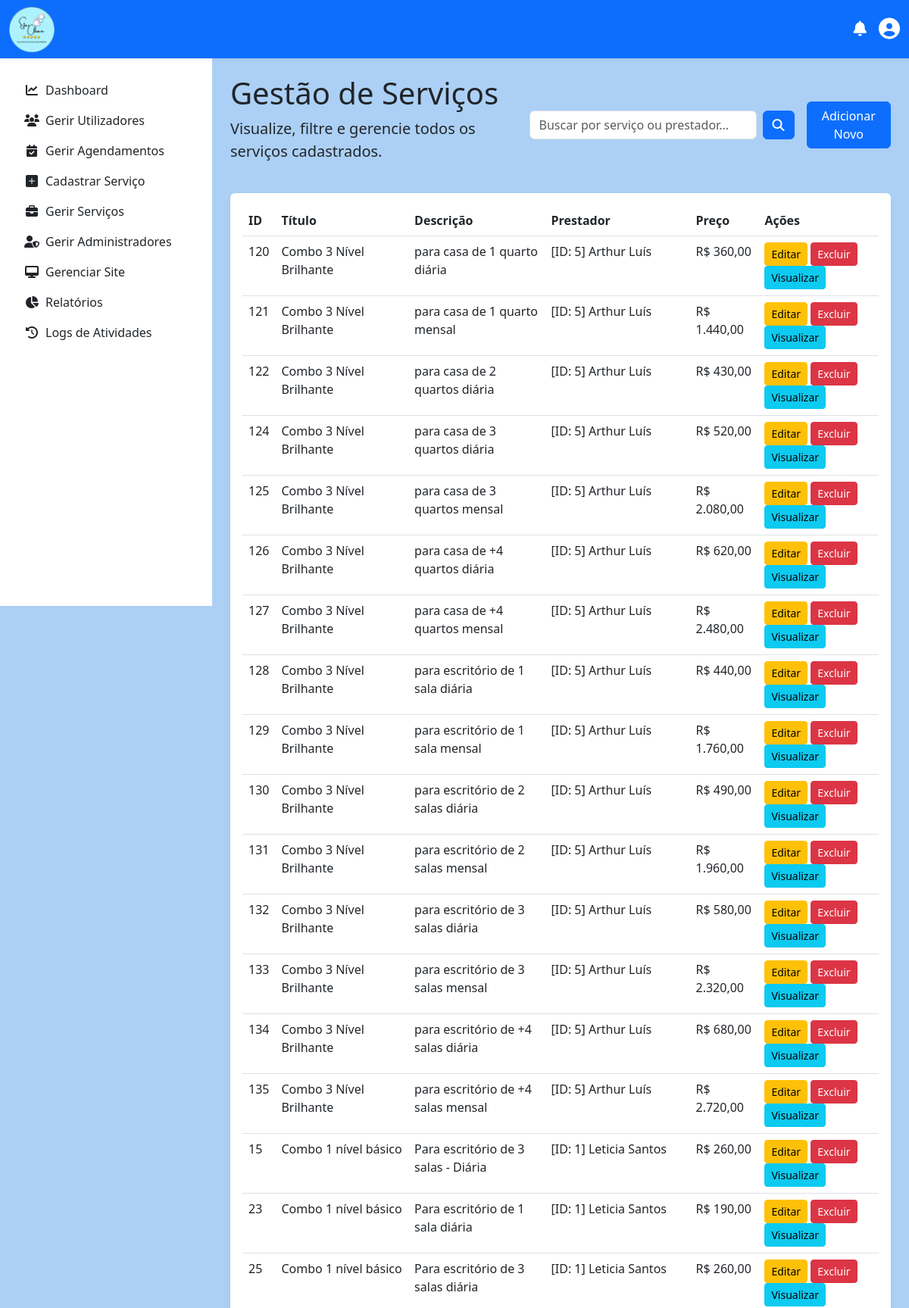
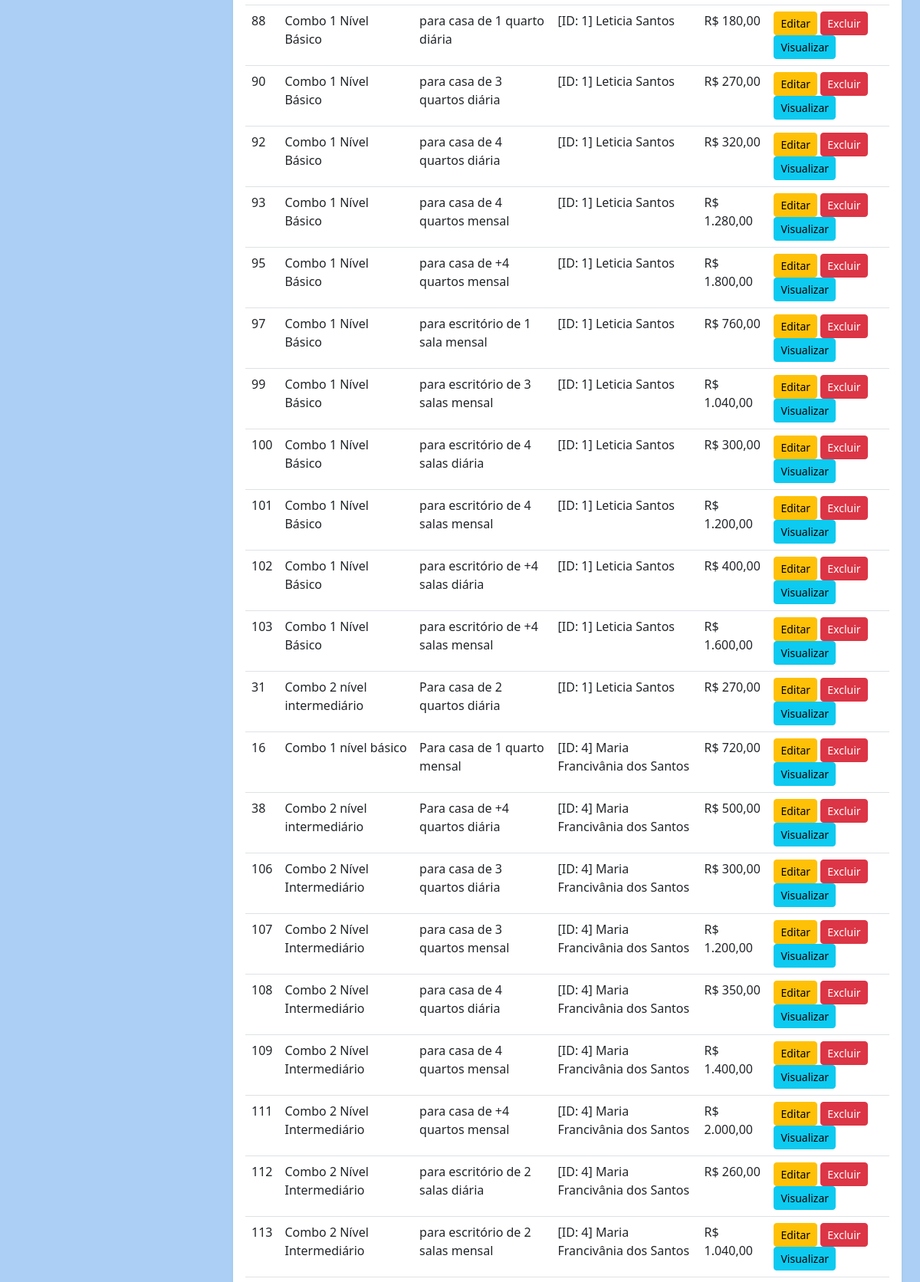
The page /admin/gerir_servicos.php (signed in, upper part) on the database its author committed (2 pictures, top to bottom).
### tables this page shows
CREATE TABLE `servico` (
  `id` int(11) NOT NULL,
  `titulo` varchar(100) NOT NULL,
  `descricao` text NOT NULL,
  `preco` double NOT NULL,
  `duracao_estimada` time DEFAULT NULL,
  `prestador_id` int(11) NOT NULL,
  `oculto` tinyint(1) NOT NULL DEFAULT 0 COMMENT '0 = visível, 1 = oculto'
);

CREATE TABLE `prestador` (
  `id` int(11) NOT NULL,
  `nome` varchar(100) NOT NULL,
  `sobrenome` varchar(100) NOT NULL,
  `cpf` varchar(18) NOT NULL,
  `email` varchar(150) NOT NULL,
  `telefone` varchar(20) NOT NULL,
  `especialidade` varchar(100) NOT NULL,
  `password` varchar(255) NOT NULL,
  `receber_notificacoes_email` tinyint(1) NOT NULL DEFAULT 1,
  `descricao` text NOT NULL,
  `criado_em` timestamp NOT NULL DEFAULT current_timestamp(),
  `atualizado_em` timestamp NOT NULL DEFAULT current_timestamp() ON UPDATE current_timestamp(),
  `Administrador_id` int(11) NOT NULL
);

### admin/gerir_servicos.php (the view, shortened to what this page needs)
<?php
$servicos = [];
$termo_busca = $_GET['q'] ?? '';
try {
    $pdo = obterConexaoPDO();
    $params = [];
    $sql = "SELECT s.id, s.titulo, s.descricao, s.preco, p.nome AS nome_prestador, p.id AS prestador_id
         FROM Servico s
         JOIN Prestador p ON s.prestador_id = p.id";
    $sql .= " ORDER BY p.nome, s.titulo ASC";
    $stmt = $pdo->prepare($sql);
    $stmt->execute($params);
    $servicos = $stmt->fetchAll(PDO::FETCH_ASSOC);
} catch (PDOException $e) {
    error_log("Erro ao buscar os serviços do Admin: " . $e->getMessage());
    $mensagem_erro = '<div class="alert alert-danger">Erro ao carregar a lista de serviços.</div>';
}
include '../includes/header.php';
include '../includes/navbar_logged_in.php';
?>
        <?php include '../includes/menu.php'; ?>
<main class="d-flex">
    <?php include '../includes/sidebar.php'; ?>
    <div class="container-fluid p-4 flex-grow-1">
        <div class="d-flex justify-content-between align-items-center mb-4">
            <div>
                <h1>Gestão de Serviços</h1>
                <p class="lead">Visualize, filtre e gerencie todos os serviços cadastrados.</p>
            </div>
            <form method="GET" action="gerir_servicos.php" class="d-flex align-items-center">
                <input class="form-control me-2" type="search" name="q" placeholder="Buscar por serviço ou prestador..." value="<?= htmlspecialchars($termo_busca) ?>" style="width: 300px;">
                <button class="btn btn-primary" type="submit"><i class="fas fa-search"></i></button>
            </form>
            <a href="adicionar_servico.php" class="btn btn-primary ms-3">Adicionar Novo</a>
        </div>
        <div class="card border-0 shadow-sm">
            <div class="card-body">
                <div class="table-responsive">
                    <table class="table table-hover">
                        <thead>
                            <tr>
                                <th>ID</th>
                                <th>Título</th>
                                <th>Descrição</th>
                                <th>Prestador</th>
                                <th>Preço</th>
                                <th>Ações</th>
                            </tr>
                        </thead>
                        <tbody>
                            <?php if (empty($servicos)): ?>
                                <tr>
                                    <td colspan="6" class="text-center">Nenhum serviço cadastrado no sistema.</td>
                                </tr>
                            <?php else: ?>
                                <?php foreach ($servicos as $servico): ?>
                                    <tr>
                                        <td><?= htmlspecialchars($servico['id']) ?></td>
                                        <td><?= htmlspecialchars($servico['titulo']) ?></td>
                                        <td><?= htmlspecialchars($servico['descricao']) ?></td>
                                        <td>[ID: <?= htmlspecialchars($servico['prestador_id']) ?>] <?= htmlspecialchars($servico['nome_prestador']) ?></td>
                                        <td>R$ <?= number_format($servico['preco'], 2, ',', '.') ?></td>
                                        <td>
                                            <a href="editar_servico.php?id=<?= $servico['id'] ?>" class="btn btn-sm btn-warning">Editar</a>
                                            <a href="excluir_servico.php?id=<?= $servico['id'] ?>" class="btn btn-sm btn-danger" onclick="return confirm('Tem certeza que deseja EXCLUIR este serviço? Esta ação é permanente.');">Excluir</a>
                                            <a href="vizualizar_servico.php?id=<?= $servico['id'] ?>" class="btn btn-sm btn-info">Visualizar</a>
                                        </td>
                                    </tr>
                                <?php endforeach; ?>
                            <?php endif; ?>
                        </tbody>
                    </table>
                </div>
            </div>
        </div>
    </div>
</main>
<?php include '../includes/footer.php'; ?>

### includes/star_clean.css (style rules this page uses)
body { padding-top: 75px; }
.card-body { min-height: 220px; }
.card { transition: transform 0.3s ease, box-shadow 0.3s ease; }
@media (min-width: 768px) { main.d-flex > .flex-grow-1 { margin-left: 280px; } }
main.d-flex { flex-grow: 1; }

### rows shown on the page
servico: id "120", titulo "Combo 3 Nível Brilhante", descricao "para casa de 1 quarto diária", prestador "5", prestador.nome "Arthur Luís", preco "360,00"
servico: id "121", titulo "Combo 3 Nível Brilhante", descricao "para casa de 1 quarto mensal", prestador "5", prestador.nome "Arthur Luís", preco "1.440,00"
servico: id "122", titulo "Combo 3 Nível Brilhante", descricao "para casa de 2 quartos diária", prestador "5", prestador.nome "Arthur Luís", preco "430,00"
servico: id "124", titulo "Combo 3 Nível Brilhante", descricao "para casa de 3 quartos diária", prestador "5", prestador.nome "Arthur Luís", preco "520,00"
servico: id "125", titulo "Combo 3 Nível Brilhante", descricao "para casa de 3 quartos mensal", prestador "5", prestador.nome "Arthur Luís", preco "2.080,00"
servico: id "126", titulo "Combo 3 Nível Brilhante", descricao "para casa de +4 quartos diária", prestador "5", prestador.nome "Arthur Luís", preco "620,00"
servico: id "127", titulo "Combo 3 Nível Brilhante", descricao "para casa de +4 quartos mensal", prestador "5", prestador.nome "Arthur Luís", preco "2.480,00"
servico: id "128", titulo "Combo 3 Nível Brilhante", descricao "para escritório de 1 sala diária", prestador "5", prestador.nome "Arthur Luís", preco "440,00"
servico: id "129", titulo "Combo 3 Nível Brilhante", descricao "para escritório de 1 sala mensal", prestador "5", prestador.nome "Arthur Luís", preco "1.760,00"
servico: id "130", titulo "Combo 3 Nível Brilhante", descricao "para escritório de 2 salas diária", prestador "5", prestador.nome "Arthur Luís", preco "490,00"
servico: id "131", titulo "Combo 3 Nível Brilhante", descricao "para escritório de 2 salas mensal", prestador "5", prestador.nome "Arthur Luís", preco "1.960,00"
servico: id "132", titulo "Combo 3 Nível Brilhante", descricao "para escritório de 3 salas diária", prestador "5", prestador.nome "Arthur Luís", preco "580,00"
servico: id "133", titulo "Combo 3 Nível Brilhante", descricao "para escritório de 3 salas mensal", prestador "5", prestador.nome "Arthur Luís", preco "2.320,00"
servico: id "134", titulo "Combo 3 Nível Brilhante", descricao "para escritório de +4 salas diária", prestador "5", prestador.nome "Arthur Luís", preco "680,00"
servico: id "135", titulo "Combo 3 Nível Brilhante", descricao "para escritório de +4 salas mensal", prestador "5", prestador.nome "Arthur Luís", preco "2.720,00"
servico: id "15", titulo "Combo 1 nível básico", descricao "Para escritório de 3 salas - Diária", prestador "1", prestador.nome "Leticia Santos", preco "260,00"
servico: id "23", titulo "Combo 1 nível básico", descricao "Para escritório de 1 sala diária", prestador "1", prestador.nome "Leticia Santos", preco "190,00"
servico: id "25", titulo "Combo 1 nível básico", descricao "Para escritório de 3 salas diária", prestador "1", prestador.nome "Leticia Santos", preco "260,00"
servico: id "88", titulo "Combo 1 Nível Básico", descricao "para casa de 1 quarto diária", prestador "1", prestador.nome "Leticia Santos", preco "180,00"
servico: id "90", titulo "Combo 1 Nível Básico", descricao "para casa de 3 quartos diária", prestador "1", prestador.nome "Leticia Santos", preco "270,00"
servico: id "92", titulo "Combo 1 Nível Básico", descricao "para casa de 4 quartos diária", prestador "1", prestador.nome "Leticia Santos", preco "320,00"
servico: id "93", titulo "Combo 1 Nível Básico", descricao "para casa de 4 quartos mensal", prestador "1", prestador.nome "Leticia Santos", preco "1.280,00"
servico: id "95", titulo "Combo 1 Nível Básico", descricao "para casa de +4 quartos mensal", prestador "1", prestador.nome "Leticia Santos", preco "1.800,00"
servico: id "97", titulo "Combo 1 Nível Básico", descricao "para escritório de 1 sala mensal", prestador "1", prestador.nome "Leticia Santos", preco "760,00"
servico: id "99", titulo "Combo 1 Nível Básico", descricao "para escritório de 3 salas mensal", prestador "1", prestador.nome "Leticia Santos", preco "1.040,00"
servico: id "100", titulo "Combo 1 Nível Básico", descricao "para escritório de 4 salas diária", prestador "1", prestador.nome "Leticia Santos", preco "300,00"
servico: id "101", titulo "Combo 1 Nível Básico", descricao "para escritório de 4 salas mensal", prestador "1", prestador.nome "Leticia Santos", preco "1.200,00"
servico: id "102", titulo "Combo 1 Nível Básico", descricao "para escritório de +4 salas diária", prestador "1", prestador.nome "Leticia Santos", preco "400,00"
servico: id "103", titulo "Combo 1 Nível Básico", descricao "para escritório de +4 salas mensal", prestador "1", prestador.nome "Leticia Santos", preco "1.600,00"
servico: id "31", titulo "Combo 2 nível intermediário", descricao "Para casa de 2 quartos diária", prestador "1", prestador.nome "Leticia Santos", preco "270,00"
servico: id "16", titulo "Combo 1 nível básico", descricao "Para casa de 1 quarto mensal", prestador "4", prestador.nome "Maria Francivânia dos Santos", preco "720,00"
servico: id "38", titulo "Combo 2 nível intermediário", descricao "Para casa de +4 quartos diária", prestador "4", prestador.nome "Maria Francivânia dos Santos", preco "500,00"
servico: id "106", titulo "Combo 2 Nível Intermediário", descricao "para casa de 3 quartos diária", prestador "4", prestador.nome "Maria Francivânia dos Santos", preco "300,00"
servico: id "107", titulo "Combo 2 Nível Intermediário", descricao "para casa de 3 quartos mensal", prestador "4", prestador.nome "Maria Francivânia dos Santos", preco "1.200,00"
servico: id "108", titulo "Combo 2 Nível Intermediário", descricao "para casa de 4 quartos diária", prestador "4", prestador.nome "Maria Francivânia dos Santos", preco "350,00"
servico: id "109", titulo "Combo 2 Nível Intermediário", descricao "para casa de 4 quartos mensal", prestador "4", prestador.nome "Maria Francivânia dos Santos", preco "1.400,00"
servico: id "111", titulo "Combo 2 Nível Intermediário", descricao "para casa de +4 quartos mensal", prestador "4", prestador.nome "Maria Francivânia dos Santos", preco "2.000,00"
servico: id "112", titulo "Combo 2 Nível Intermediário", descricao "para escritório de 2 salas diária", prestador "4", prestador.nome "Maria Francivânia dos Santos", preco "260,00"
servico: id "113", titulo "Combo 2 Nível Intermediário", descricao "para escritório de 2 salas mensal", prestador "4", prestador.nome "Maria Francivânia dos Santos", preco "1.040,00"
